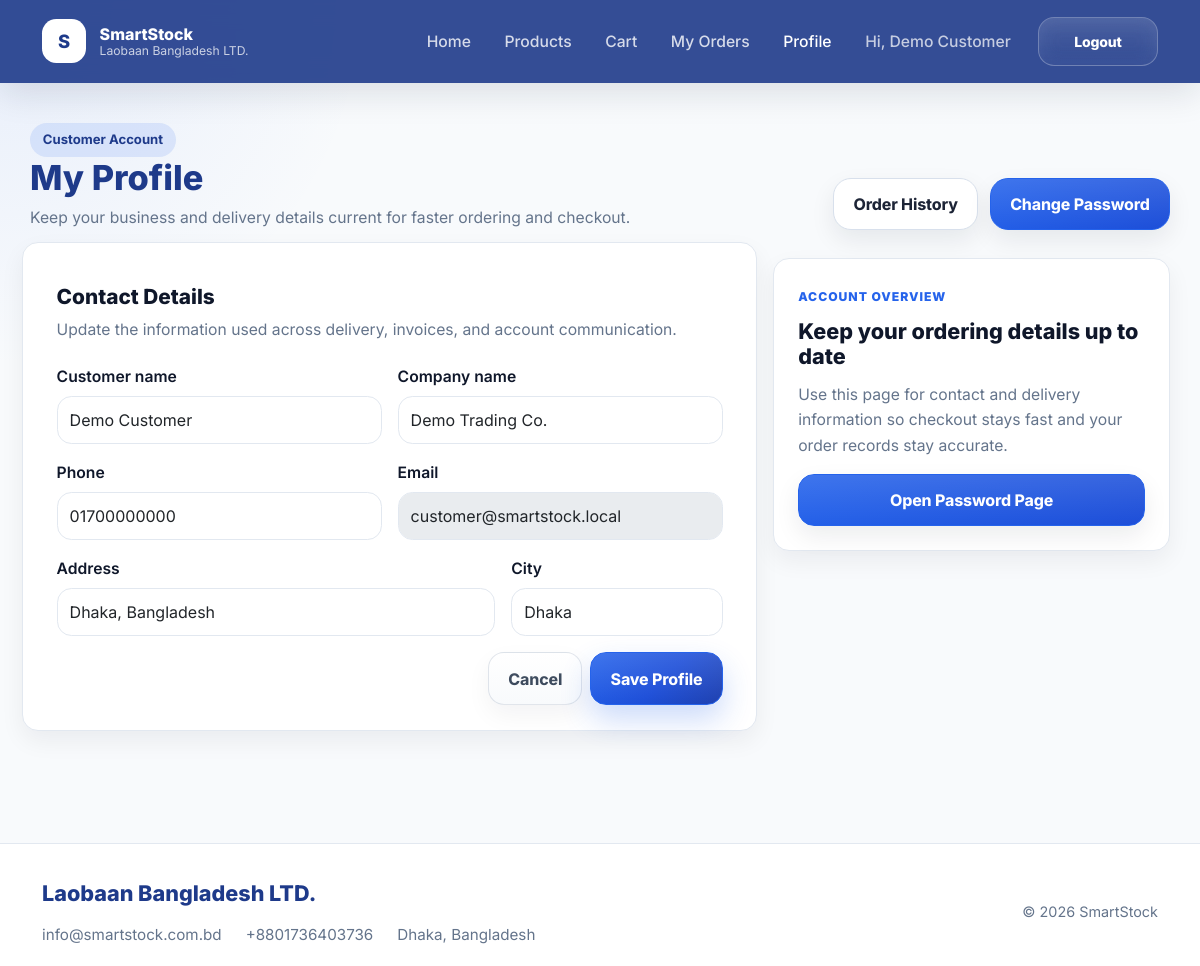
/profile.php (signed in), run on the app's committed database.
### tables this page shows
CREATE TABLE customer_registration (
    customer_id INT AUTO_INCREMENT PRIMARY KEY,
    customer_name VARCHAR(150) NOT NULL,
    company_name VARCHAR(150) NULL,
    phone VARCHAR(20) NULL,
    customer_email VARCHAR(150) UNIQUE NOT NULL,
    customer_address VARCHAR(255) NULL,
    city VARCHAR(100) NULL,
    password VARCHAR(255) NOT NULL,
    registration_date TIMESTAMP DEFAULT CURRENT_TIMESTAMP
);

### includes/helpers.php (called while the page is built, shortened)
<?php
function e($value): string
{
    return htmlspecialchars((string)$value, ENT_QUOTES, 'UTF-8');
}
?>

### profile.php (the view, shortened to what this page needs)
<?php
require_once __DIR__ . '/includes/db.php';
require_once __DIR__ . '/includes/helpers.php';
$customerId = (int)$_SESSION['customer_id'];
$stmt = $conn->prepare(
    "SELECT customer_name, company_name, phone, customer_email, customer_address, city
     FROM customer_registration
     WHERE customer_id = ?
     LIMIT 1"
);
$stmt->bind_param("i", $customerId);
$stmt->execute();
$customer = $stmt->get_result()->fetch_assoc();
?>
<!DOCTYPE html>
<html lang="en">
<head>
    <link href="https://cdn.jsdelivr.net/npm/bootstrap@5.3.3/dist/css/bootstrap.min.css" rel="stylesheet">
    <link rel="stylesheet" href="assets/css/style.css">
</head>
<body>
    <?php require_once __DIR__ . '/includes/public/navbar.php'; ?>
    <main class="container page-shell">
        <div class="section-header">
            <div>
                <span class="section-eyebrow text-bg-primary">Customer Account</span>
                <h1 class="section-title">My Profile</h1>
                <p class="section-copy">Keep your business and delivery details current for faster ordering and checkout.</p>
            </div>
            <div class="page-action-group">
                <a class="btn btn-page-action btn-page-action-light" href="my-orders.php">Order History</a>
                <a class="btn btn-page-action btn-page-action-primary" href="change-password.php">Change Password</a>
            </div>
        </div>
        <div class="profile-grid">
            <form method="post" class="surface-card row g-3">
                <div class="col-12">
                    <div class="profile-form-intro">
                        <h2>Contact Details</h2>
                        <p>Update the information used across delivery, invoices, and account communication.</p>
                    </div>
                </div>
                <div class="col-md-6">
                    <label class="form-label" for="customer_name">Customer name</label>
                    <input class="form-control" id="customer_name" name="customer_name" value="<?php echo e($customer['customer_name']); ?>" required>
                </div>
                <div class="col-md-6">
                    <label class="form-label" for="company_name">Company name</label>
                    <input class="form-control" id="company_name" name="company_name" value="<?php echo e($customer['company_name']); ?>">
                </div>
                <div class="col-md-6">
                    <label class="form-label" for="phone">Phone</label>
                    <input class="form-control" id="phone" name="phone" value="<?php echo e($customer['phone']); ?>" required>
                </div>
                <div class="col-md-6">
                    <label class="form-label" for="customer_email">Email</label>
                    <input class="form-control" id="customer_email" value="<?php echo e($customer['customer_email']); ?>" disabled>
                </div>
                <div class="col-md-8">
                    <label class="form-label" for="customer_address">Address</label>
                    <input class="form-control" id="customer_address" name="customer_address" value="<?php echo e($customer['customer_address']); ?>" required>
                </div>
                <div class="col-md-4">
                    <label class="form-label" for="city">City</label>
                    <input class="form-control" id="city" name="city" value="<?php echo e($customer['city']); ?>">
                </div>
                <div class="col-12 d-flex flex-wrap gap-2 justify-content-end">
                    <a class="btn btn-outline-secondary" href="index.php">Cancel</a>
                    <button class="btn btn-smartstock" type="submit">Save Profile</button>
                </div>
            </form>
            <aside class="account-panel profile-side-panel">
                <span class="profile-side-kicker">Account Overview</span>
                <h2>Keep your ordering details up to date</h2>
                <p>Use this page for contact and delivery information so checkout stays fast and your order records stay accurate.</p>
                <a class="btn btn-page-action btn-page-action-primary w-100" href="change-password.php">Open Password Page</a>
            </aside>
        </div>
    </main>
    <?php require_once __DIR__ . '/includes/public/footer.php'; ?>
</body>
</html>

### data on the page
customer_registration: customer_name "Demo Customer", company_name "Demo Trading Co.", phone "01700000000", customer_email "customer@smartstock.local", customer_address "Dhaka, Bangladesh", city "Dhaka"

### other printed values
$_SESSION['customer_name'] "Demo Customer"
